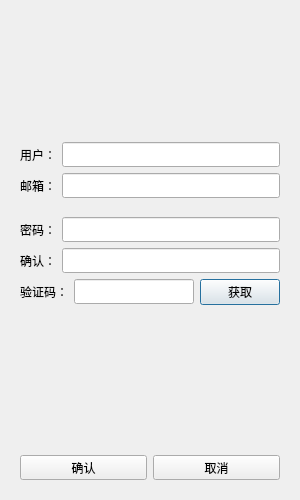
<?xml version="1.0" encoding="UTF-8"?>
<ui version="4.0">
 <class>RegisterDialog</class>
 <widget class="QDialog" name="RegisterDialog">
  <property name="geometry">
   <rect>
    <x>0</x>
    <y>0</y>
    <width>300</width>
    <height>500</height>
   </rect>
  </property>
  <property name="minimumSize">
   <size>
    <width>300</width>
    <height>500</height>
   </size>
  </property>
  <property name="maximumSize">
   <size>
    <width>300</width>
    <height>500</height>
   </size>
  </property>
  <property name="windowTitle">
   <string>Dialog</string>
  </property>
  <layout class="QVBoxLayout" name="verticalLayout">
   <item>
    <layout class="QVBoxLayout" name="verticalLayout_2">
     <item>
      <widget class="QStackedWidget" name="stackedWidget">
       <property name="currentIndex">
        <number>0</number>
       </property>
       <widget class="QWidget" name="page_2">
        <layout class="QVBoxLayout" name="verticalLayout_4">
         <item>
          <spacer name="verticalSpacer_4">
           <property name="orientation">
            <enum>Qt::Vertical</enum>
           </property>
           <property name="sizeHint" stdset="0">
            <size>
             <width>18</width>
             <height>133</height>
            </size>
           </property>
          </spacer>
         </item>
         <item>
          <spacer name="verticalSpacer_5">
           <property name="orientation">
            <enum>Qt::Vertical</enum>
           </property>
           <property name="sizeHint" stdset="0">
            <size>
             <width>18</width>
             <height>65</height>
            </size>
           </property>
          </spacer>
         </item>
         <item>
          <layout class="QHBoxLayout" name="horizontalLayout_11">
           <item>
            <widget class="QLabel" name="user_label">
             <property name="sizePolicy">
              <sizepolicy hsizetype="Preferred" vsizetype="Fixed">
               <horstretch>0</horstretch>
               <verstretch>0</verstretch>
              </sizepolicy>
             </property>
             <property name="minimumSize">
              <size>
               <width>0</width>
               <height>25</height>
              </size>
             </property>
             <property name="maximumSize">
              <size>
               <width>16777215</width>
               <height>25</height>
              </size>
             </property>
             <property name="text">
              <string>用户：</string>
             </property>
            </widget>
           </item>
           <item>
            <widget class="QLineEdit" name="user_edit">
             <property name="minimumSize">
              <size>
               <width>0</width>
               <height>25</height>
              </size>
             </property>
             <property name="maximumSize">
              <size>
               <width>16777215</width>
               <height>25</height>
              </size>
             </property>
            </widget>
           </item>
          </layout>
         </item>
         <item>
          <layout class="QHBoxLayout" name="horizontalLayout_7">
           <item>
            <widget class="QLabel" name="email_label">
             <property name="sizePolicy">
              <sizepolicy hsizetype="Preferred" vsizetype="Fixed">
               <horstretch>0</horstretch>
               <verstretch>0</verstretch>
              </sizepolicy>
             </property>
             <property name="minimumSize">
              <size>
               <width>0</width>
               <height>25</height>
              </size>
             </property>
             <property name="maximumSize">
              <size>
               <width>16777215</width>
               <height>25</height>
              </size>
             </property>
             <property name="text">
              <string>邮箱：</string>
             </property>
            </widget>
           </item>
           <item>
            <widget class="QLineEdit" name="email_edit">
             <property name="minimumSize">
              <size>
               <width>0</width>
               <height>25</height>
              </size>
             </property>
             <property name="maximumSize">
              <size>
               <width>16777215</width>
               <height>25</height>
              </size>
             </property>
            </widget>
           </item>
          </layout>
         </item>
         <item>
          <spacer name="verticalSpacer_6">
           <property name="orientation">
            <enum>Qt::Vertical</enum>
           </property>
           <property name="sizeHint" stdset="0">
            <size>
             <width>19</width>
             <height>51</height>
            </size>
           </property>
          </spacer>
         </item>
         <item>
          <layout class="QHBoxLayout" name="horizontalLayout_10">
           <item>
            <widget class="QLabel" name="password_label">
             <property name="sizePolicy">
              <sizepolicy hsizetype="Preferred" vsizetype="Fixed">
               <horstretch>0</horstretch>
               <verstretch>0</verstretch>
              </sizepolicy>
             </property>
             <property name="minimumSize">
              <size>
               <width>0</width>
               <height>25</height>
              </size>
             </property>
             <property name="maximumSize">
              <size>
               <width>16777215</width>
               <height>25</height>
              </size>
             </property>
             <property name="text">
              <string>密码：</string>
             </property>
            </widget>
           </item>
           <item>
            <widget class="QLineEdit" name="password_edit">
             <property name="minimumSize">
              <size>
               <width>0</width>
               <height>25</height>
              </size>
             </property>
             <property name="maximumSize">
              <size>
               <width>16777215</width>
               <height>25</height>
              </size>
             </property>
            </widget>
           </item>
          </layout>
         </item>
         <item>
          <layout class="QHBoxLayout" name="horizontalLayout_9">
           <item>
            <widget class="QLabel" name="pass2_label">
             <property name="sizePolicy">
              <sizepolicy hsizetype="Preferred" vsizetype="Fixed">
               <horstretch>0</horstretch>
               <verstretch>0</verstretch>
              </sizepolicy>
             </property>
             <property name="minimumSize">
              <size>
               <width>0</width>
               <height>25</height>
              </size>
             </property>
             <property name="maximumSize">
              <size>
               <width>16777215</width>
               <height>25</height>
              </size>
             </property>
             <property name="text">
              <string>确认：</string>
             </property>
            </widget>
           </item>
           <item>
            <widget class="QLineEdit" name="pass2_edit_">
             <property name="minimumSize">
              <size>
               <width>0</width>
               <height>25</height>
              </size>
             </property>
             <property name="maximumSize">
              <size>
               <width>16777215</width>
               <height>25</height>
              </size>
             </property>
            </widget>
           </item>
          </layout>
         </item>
         <item>
          <layout class="QHBoxLayout" name="horizontalLayout_12">
           <item>
            <widget class="QLabel" name="varify_label">
             <property name="sizePolicy">
              <sizepolicy hsizetype="Preferred" vsizetype="Fixed">
               <horstretch>0</horstretch>
               <verstretch>0</verstretch>
              </sizepolicy>
             </property>
             <property name="minimumSize">
              <size>
               <width>0</width>
               <height>25</height>
              </size>
             </property>
             <property name="maximumSize">
              <size>
               <width>16777215</width>
               <height>25</height>
              </size>
             </property>
             <property name="text">
              <string>验证码：</string>
             </property>
            </widget>
           </item>
           <item>
            <widget class="QLineEdit" name="varify_edit">
             <property name="minimumSize">
              <size>
               <width>0</width>
               <height>25</height>
              </size>
             </property>
             <property name="maximumSize">
              <size>
               <width>16777215</width>
               <height>25</height>
              </size>
             </property>
            </widget>
           </item>
           <item>
            <widget class="QPushButton" name="get_code_btn">
             <property name="text">
              <string>获取</string>
             </property>
            </widget>
           </item>
          </layout>
         </item>
         <item>
          <spacer name="verticalSpacer_7">
           <property name="orientation">
            <enum>Qt::Vertical</enum>
           </property>
           <property name="sizeHint" stdset="0">
            <size>
             <width>18</width>
             <height>87</height>
            </size>
           </property>
          </spacer>
         </item>
         <item>
          <spacer name="verticalSpacer_8">
           <property name="orientation">
            <enum>Qt::Vertical</enum>
           </property>
           <property name="sizeHint" stdset="0">
            <size>
             <width>19</width>
             <height>133</height>
            </size>
           </property>
          </spacer>
         </item>
         <item>
          <layout class="QHBoxLayout" name="horizontalLayout_8">
           <item>
            <widget class="QPushButton" name="confirm_btn">
             <property name="minimumSize">
              <size>
               <width>0</width>
               <height>25</height>
              </size>
             </property>
             <property name="maximumSize">
              <size>
               <width>16777215</width>
               <height>25</height>
              </size>
             </property>
             <property name="text">
              <string>确认</string>
             </property>
            </widget>
           </item>
           <item>
            <widget class="QPushButton" name="cancel_btn">
             <property name="minimumSize">
              <size>
               <width>0</width>
               <height>25</height>
              </size>
             </property>
             <property name="maximumSize">
              <size>
               <width>16777215</width>
               <height>25</height>
              </size>
             </property>
             <property name="text">
              <string>取消</string>
             </property>
            </widget>
           </item>
          </layout>
         </item>
        </layout>
       </widget>
       <widget class="QWidget" name="page">
        <layout class="QVBoxLayout" name="verticalLayout_3"/>
       </widget>
      </widget>
     </item>
    </layout>
   </item>
  </layout>
 </widget>
 <resources/>
 <connections/>
</ui>
